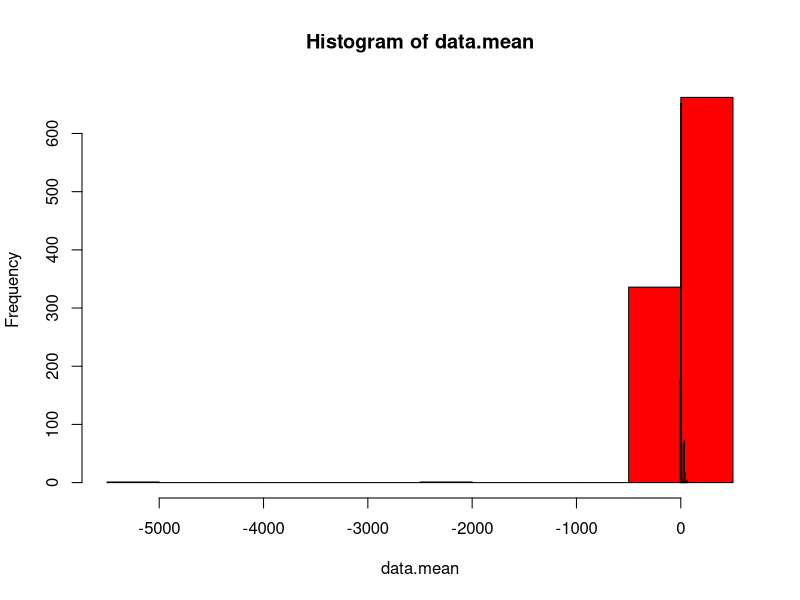
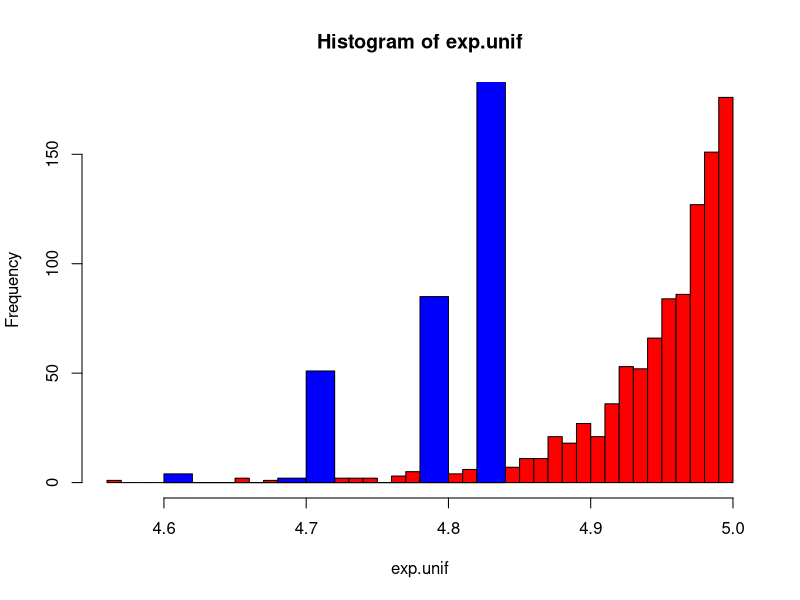

Write the R code that produced these figures, in order.
global.data<-rcauchy(1000,1,2)
data.mean<-vector()
for(i in 1:1000)
{
  data<-rcauchy(1000,1,2)
  data.mean[i]<-mean(data)
}
bootstrap.data<-vector()
for(i in 1:1000)
{
  bootstrap<-sample(global.data,100,replace=T)
  bootstrap.data[i]<-mean(bootstrap)
}
mean(bootstrap.data)
hist(data.mean, col="red")
hist(bootstrap.data,col="blue", add=T)

unif.data<-runif(100,0,5)
max(unif.data)

exp.unif<-vector()
for(i in 1:1000)
{
  data<-runif(100,0,5)
  exp.unif[i]<-max(data)
}
boot.unif<-vector()
for(i in 1:1000)
{
  data<-sample(unif.data,100,replace=T)
  boot.unif[i]<-max(data)
}
hist(exp.unif, col="red", breaks=50)
hist(boot.unif, col="blue", add=T)
